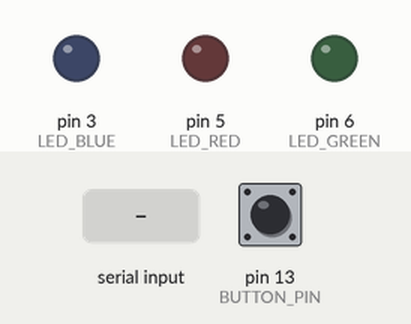
The sketch below on a simulated Arduino Uno, built with avr-gcc and run on an emulated ATmega328P. Shown: output pins drawn as LEDs (lit = HIGH). Inputs (shaded band) come from the test bench; at power-on: pin 13 (BUTTON_PIN) HIGH. What the sketch prints to the serial monitor is not drawn.

Above: at 1.2 s.
1.3 s: "90,45\n" received over Serial
At 3.3 s:
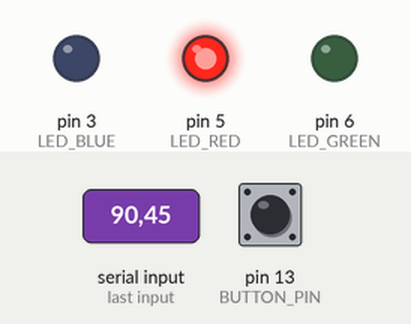
3.8 s: pin 13 (BUTTON_PIN) pulled LOW for 0.15 s
Timing chart, 0 to 6.8 s (numbered marks = the images above; inputs shaded):
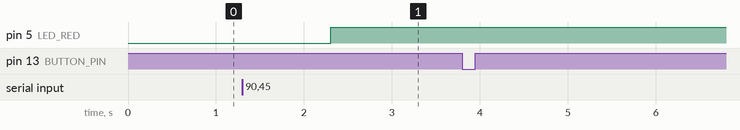

The sketch:

Proyecto1Item2.1.ino.ino
```cpp
const int LED_RED = 5;
const int LED_GREEN = 6;
const int LED_BLUE = 3;
const int BUTTON_PIN = 13;

unsigned long lastDebounceTime = 0;
unsigned long debounceDelay = 50;
bool lastButtonState = HIGH;
bool buttonPressed = false;

void setup() {
  Serial.begin(9600);

  pinMode(LED_RED, OUTPUT);
  pinMode(LED_GREEN, OUTPUT);
  pinMode(LED_BLUE, OUTPUT);
  pinMode(BUTTON_PIN, INPUT_PULLUP);  // Botón con resistencia pull-up interna
}

void loop() {
  // Lectura serial (desde Python)
  if (Serial.available()) {
    String input = Serial.readStringUntil('\\n');
    int population = input.toInt();

    // Apagar todos los LEDs primero
    digitalWrite(LED_RED, LOW);
    digitalWrite(LED_GREEN, LOW);
    digitalWrite(LED_BLUE, LOW);

    // Clasificar población
    if (population < 500) {
      digitalWrite(LED_RED, HIGH); // Subpoblación
    } else if (population >= 500 && population <= 1500) {
      digitalWrite(LED_GREEN, HIGH); // Estabilidad
    } else {
      digitalWrite(LED_BLUE, HIGH); // Sobrepoblación
    }
  }

  // Lectura del botón
  bool currentButtonState = digitalRead(BUTTON_PIN);
  if (currentButtonState == LOW && lastButtonState == HIGH && (millis() - lastDebounceTime) > debounceDelay) {
    lastDebounceTime = millis();
    Serial.println("RESET");  // Enviar mensaje a Python
  }
  lastButtonState = currentButtonState;
}
```

Measured:
- after the input at 1.3 s, pin 5 (LED_RED): LOW → HIGH after 1.0 s
- after the input at 3.8 s, every drawn part: stays the same
